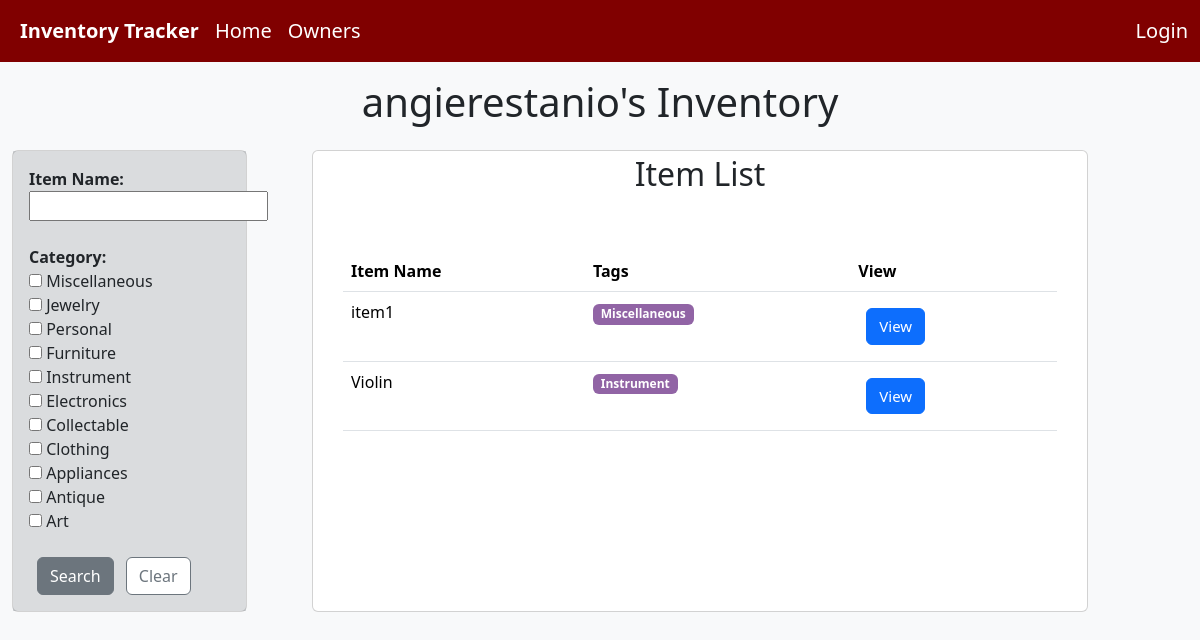
/inventory/3/, run on an earlier commit of the app's database.
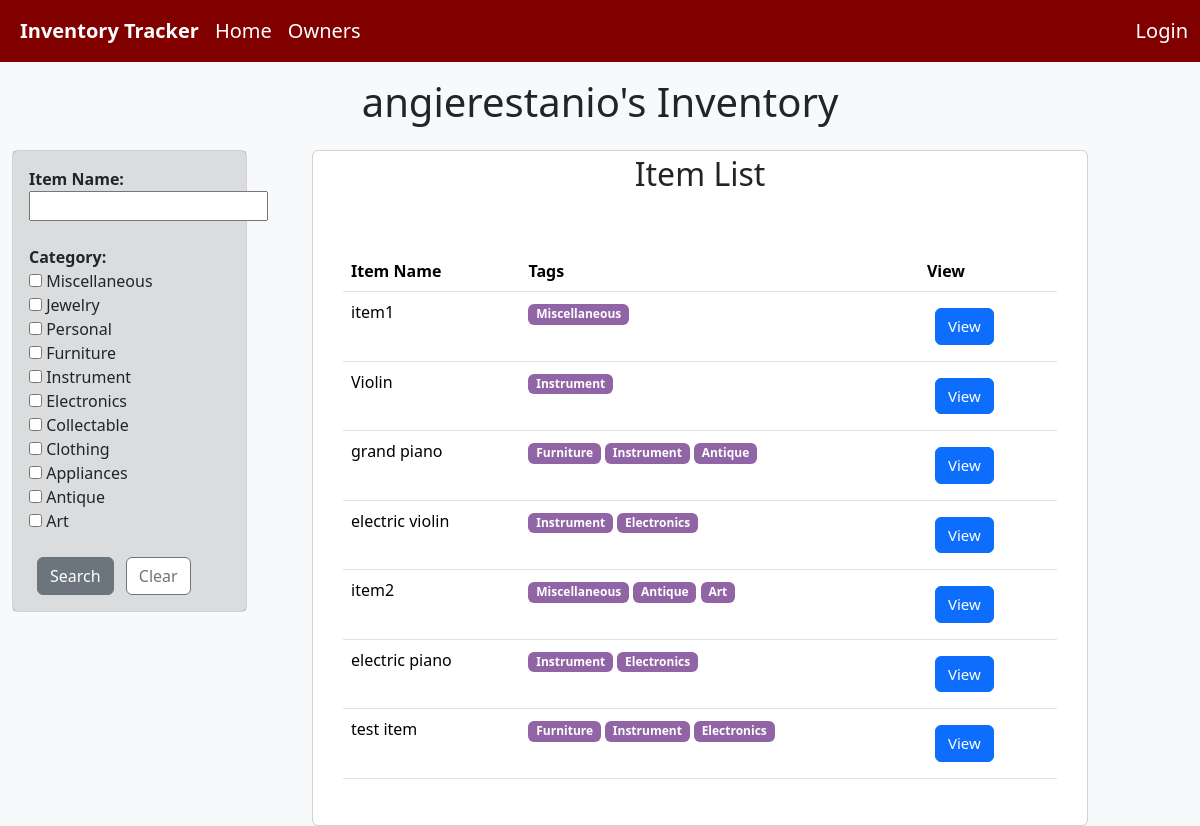
And on a later commit of the database.
### inventory_app/models.py (models this page shows, shortened)
class Item(models.Model):
    name = models.CharField(max_length = 200)
    description = models.TextField(blank=True)
    serial_number = models.CharField(max_length=100, blank=True)
    price = models.DecimalField(max_digits=10, decimal_places=2)
    image = models.ImageField(upload_to='uploads/', null=True, blank=True)
    inventory = models.ForeignKey(Inventory, on_delete=models.CASCADE, null=True)
    tag = models.ManyToManyField(to=Tag)
    def get_absolute_url(self):
        return reverse('item-detail', args=[str(self.id)])

class Tag(models.Model):
    name = models.CharField(max_length=100, unique=True)
    def __str__(self):
        return self.name

### inventory_app/views.py (the view)
# urls.py: path('inventory/<int:pk>/', views.InventoryDetailView.as_view(), name='inventory-detail'),
class InventoryDetailView(generic.DetailView):
    model = Inventory
    def get_context_data(self, **kwargs):
        context = super().get_context_data(**kwargs)
        current_inventory = self.get_object()
        item_filter = ItemFilter(self.request.GET, queryset=current_inventory.item_set.all())
        context['item_filter'] = item_filter
        context['items'] = item_filter.qs
        return context

### inventory_app/templates/inventory_app/inventory_detail.html (shortened to what this page needs)
{% extends "inventory_app/base_template.html" %}
{% block content %}
<h1 class="text-center p-3">{{ object.owner.user.username }}'s Inventory</h1>
<div class="container-fluid">
<div class="row">
<div class="col-md-3">
    <div class="card" style="width: 235px;">
        <div class="card-body bg-secondary bg-opacity-25">
            <form method="GET">
                    <strong><label for="{{ item_filter.form.name.id_for_label }}">Item Name:</label></strong>
                    {{ item_filter.form.name }}
                    <br>
                    <br>
                    <strong><label for="{{ item_filter.form.tags.id_for_label }}">Category:</label></strong>
                    {{ item_filter.form.tags }}
                    <br>
                <button class="btn btn-secondary mx-2" type="submit">Search</button>
                <a href="{% url 'inventory-detail' inventory.id %}" class="btn btn-outline-secondary bg-white">Clear</a>
            </form>
        </div>
    </div>
</div>
<div class="col-md-8 d-flex justify-content-center">
    <div class="card" style="width: 900px;">
        <h2 class="text-center p-1">Item List</h2>
        <div class="card-body" style="padding: 30px;">
        {% if items %}
        <table class="table">
            <thead>
            <tr>
                <th scope="col">Item Name</th>
                <th scope="col">Tags</th>
                <th scope="col">View</th>
            </tr>
            </thead>
            <tbody>
                {% for item in items %}
                <tr>
                <td>{{ item.name }}</td>
                <td>
                    {% for tag in item.tag.all %}
                        <p class="badge text-decoration-none" style="background-color: #9164A5;">
                            {{tag.name}}
                        </p>
                    {% endfor %}
                </td>
                <td>
                    <a href="{{ item.get_absolute_url }}" class="btn btn-primary m-2" style="font-size: 15px;" role="button">View</a>
                </td>
                </tr>
                {% endfor %}
            </tbody>
        </table>
        {% else %}
            <p class="text-center" style="font-size: 20px;">No items have been added to this inventory.</p>
        {% endif %}
    </div>
</div>
</div>
{% endblock %}

What changed in the data, as far as the page shows it:
added Item: name "grand piano", Tag (name "Instrument")
now on this page (row unchanged): Tag: name "Furniture"
now on this page (row unchanged): Tag: name "Antique"
added Item: name "electric violin", Tag (name "Instrument")
now on this page (row unchanged): Tag: name "Electronics"
added Item: name "item2", Tag (name "Miscellaneous")
now on this page (row unchanged): Tag: name "Art", shown under "item2"
added Item: name "electric piano", Tag (name "Instrument")
added Item: name "test item", Tag (name "Instrument")
